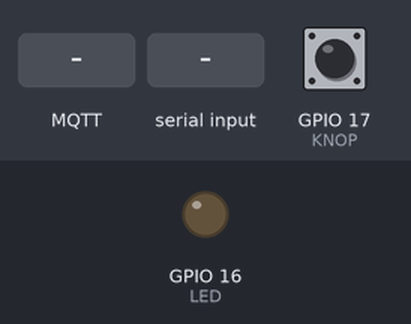
Recording of a sketch running on a simulated ESP32. Shown: output pins drawn as LEDs (lit = HIGH). The test bench sets the inputs (shaded band); at power-on: GPIO 17 (KNOP) HIGH. WiFi joins after 1.5 s; servers stay silent unless stated; no MQTT or app messages arrive unless stated; what the sketch prints to the serial monitor is not drawn.

Above: at 2.7 s.
2.8 s: MQTT message "enableled" arrives on the first subscribed topic
At 3.8 s:
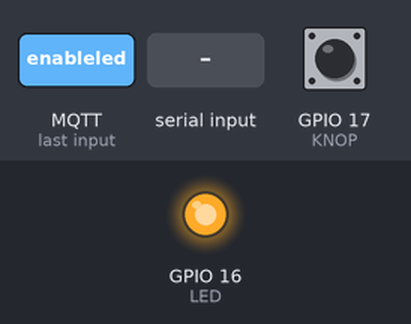
4.3 s: GPIO 17 (KNOP) pulled LOW for 0.15 s
5.9 s: "enableknop\n" received over Serial
7.4 s: MQTT message "enableknop" arrives on the first subscribed topic
8.9 s: "disableknop\n" received over Serial
10.4 s: MQTT message "disableknop" arrives on the first subscribed topic
Timing chart, 0 to 12.9 s (numbered marks = the images above; inputs shaded):
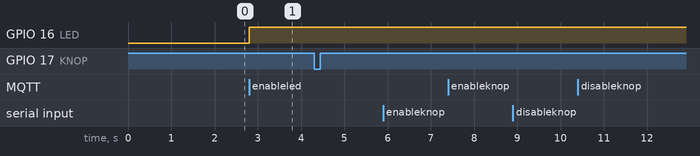

Measured:
- after the input at 2.8 s, GPIO 16 (LED): LOW → HIGH at once
- after the input at 4.3 s, every drawn part: stays the same
- after the input at 5.9 s, every drawn part: stays the same
- after the input at 7.4 s, every drawn part: stays the same
- after the input at 8.9 s, every drawn part: stays the same
- after the input at 10.4 s, every drawn part: stays the same

The sketch:

Taak01PlasTorben.ino
```cpp
#include "WiFi.h" // Bibliotheek nodig voor de wifi.
#include <PubSubClient.h> // Bibliotheek nodig voor MQTT.

#define KNOP 17
#define LED 16

// Declaratie van methoden
void mqttConnect();
void callback(char* topic, byte* message, unsigned int length);
void initWiFi();
void initMQTTbroker();
void ControleerDrukknop();
void IRAM_ATTR ChangeDrukknop();

// WiFi-instellingen
const char* ssid = "ICW"; // SSID van het te gebruiken wifi-netwerk.
const char* paswoord = "ICW6_ICW6"; // Paswoord van het te gebruiken wifi-netwerk

// MQTT-instellingen
WiFiClient WiFiClient1; // Een object wifiClient1 van de klasse wifiClient.
const char* mqttBroker = "broker.hivemq.com"; // De te gebruiken MQTT-broker.
const char* mqttClientName = "IoT_Torben_Plas"; // Naam van de MQTT-client
const char* topicToSub = "IoT/TorbenP/knop"; // Naam van de topic waarop geabonneerd wordt.
const char* topicToPub = "IoT/TorbenP/status"; // Naam van de topic waarop data verstuurd wordt.
PubSubClient mqttClient1(WiFiClient1);

// Variabelen voor knopcontrole
bool knopChange = false;
unsigned long startTijd;
unsigned long huidigeTijd;
const unsigned long DENDERTIJD = 40; // Dendervertraging
uint8_t Teller = 0;
bool knopEnabled = true;
bool ledEnabled = true;

// ****************** BEGIN WiFi-instellingen ******************
void initWiFi() {
    WiFi.begin(ssid, paswoord);
    Serial.println("Verbindt met WiFi ..");
    while (WiFi.status() != WL_CONNECTED) {
        Serial.print('.');
        delay(500);
    }
    Serial.println("\nVerbonden met WiFi.");
    Serial.print("IP-adres: ");
    Serial.println(WiFi.localIP());
}

// ****************** BEGIN MQTT-brokerinstellingen ******************
void initMQTTbroker() {
    mqttClient1.setServer(mqttBroker, 1883);
    mqttClient1.setCallback(callback);
}

void mqttConnect() {
    while (!mqttClient1.connected()) {
        Serial.print("Verbind met MQTT-broker...");
        if (mqttClient1.connect(mqttClientName)) {
            Serial.println("Verbonden");
            mqttClient1.subscribe(topicToSub);
        } else {
            Serial.print("Mislukt, rc=");
            Serial.print(mqttClient1.state());
            Serial.println(" Probeer opnieuw binnen 5 seconden");
            delay(5000);
        }
    }
}

// ****************** BEGIN Callback ******************
void callback(char* topic, byte* message, unsigned int length) {
    String ontvangenMsg;
    for (int i = 0; i < length; i++) {
        ontvangenMsg += (char)message[i];
    }
    Serial.print("Bericht ontvangen van topic: ");
    Serial.print(topic);
    Serial.print(". Bericht: ");
    Serial.println(ontvangenMsg);

    if (String(topic) == topicToSub) {
        if (ontvangenMsg.equalsIgnoreCase("enableknop")) {
            knopEnabled = true;
            Serial.println("Knop is ingeschakeld via MQTT.");
        } else if (ontvangenMsg.equalsIgnoreCase("disableknop")) {
            knopEnabled = false;
            Serial.println("Knop is uitgeschakeld via MQTT.");
        } else if (ontvangenMsg.equalsIgnoreCase("enableled")) {
            ledEnabled = true;
            digitalWrite(LED, HIGH);
            Serial.println("LED is ingeschakeld via MQTT.");
        } else if (ontvangenMsg.equalsIgnoreCase("disableled")) {
            ledEnabled = false;
            digitalWrite(LED, LOW);
            Serial.println("LED is uitgeschakeld via MQTT.");
        }
    }
}

// ****************** BEGIN Drukknopverwerking ******************
void IRAM_ATTR ChangeDrukknop() {
    if (knopEnabled) {
        knopChange = true;
        startTijd = millis();
    }
}

void ControleerDrukknop() {
    huidigeTijd = millis();
    if (huidigeTijd - startTijd >= DENDERTIJD) {
        knopChange = false;
        bool StatusKnop = digitalRead(KNOP);
        if (!StatusKnop) {
            Serial.print("Knop ingedrukt: ");
            Serial.println(Teller);
            Teller++;

            char msg[50];
            snprintf(msg, 50, "Knop ingedrukt: %u", Teller);
            mqttClient1.publish(topicToPub, msg);
        }
    }
}

// ****************** BEGIN Setup ******************
void setup() {
    Serial.begin(115200);
    initWiFi();
    initMQTTbroker();

    pinMode(LED, OUTPUT);
    pinMode(KNOP, INPUT);
    attachInterrupt(KNOP, ChangeDrukknop, CHANGE);

    Serial.println("Typ 'enableknop', 'disableknop', 'enableled', of 'disableled' in de Serial Monitor.");
}

// ****************** BEGIN Loop ******************
void loop() {
    if (!mqttClient1.connected()) {
        mqttConnect();
    }
    mqttClient1.loop();

    if (Serial.available() > 0) {
        String command = Serial.readStringUntil('\n');
        command.trim();

        if (command.equalsIgnoreCase("enableknop")) {
            knopEnabled = true;
            Serial.println("Knop is ingeschakeld via Serial.");
        } else if (command.equalsIgnoreCase("disableknop")) {
            knopEnabled = false;
            Serial.println("Knop is uitgeschakeld via Serial.");
        } else if (command.equalsIgnoreCase("enableled")) {
            ledEnabled = true;
            digitalWrite(LED, HIGH);
            Serial.println("LED is ingeschakeld via Serial.");
        } else if (command.equalsIgnoreCase("disableled")) {
            ledEnabled = false;
            digitalWrite(LED, LOW);
            Serial.println("LED is uitgeschakeld via Serial.");
        } else {
            Serial.println("Ongeldig commando.");
        }
    }

    if (knopChange) {
        ControleerDrukknop();
    }
}
```
